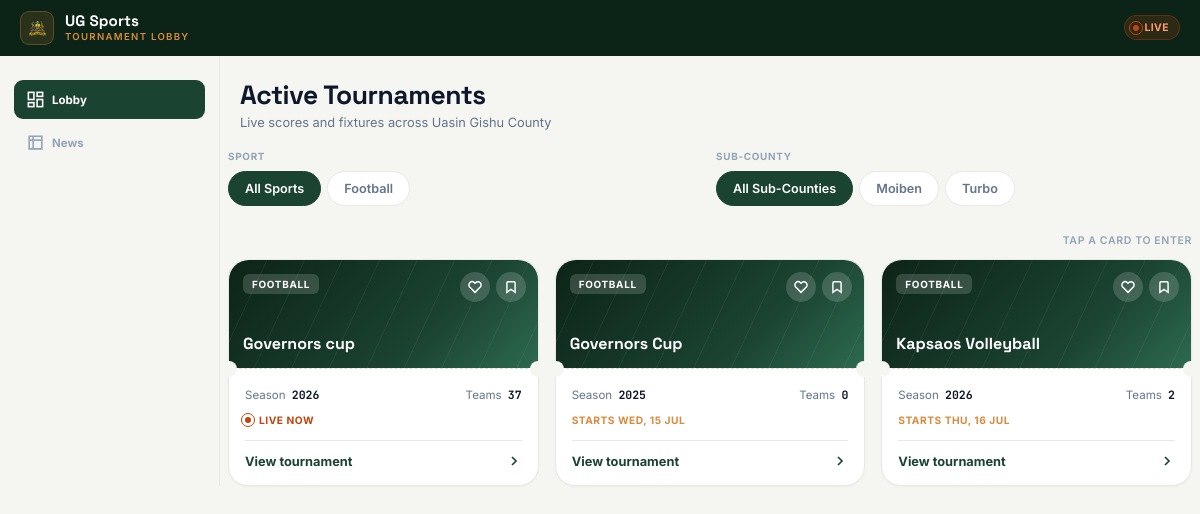
Before: /lobby/ with the older database file.
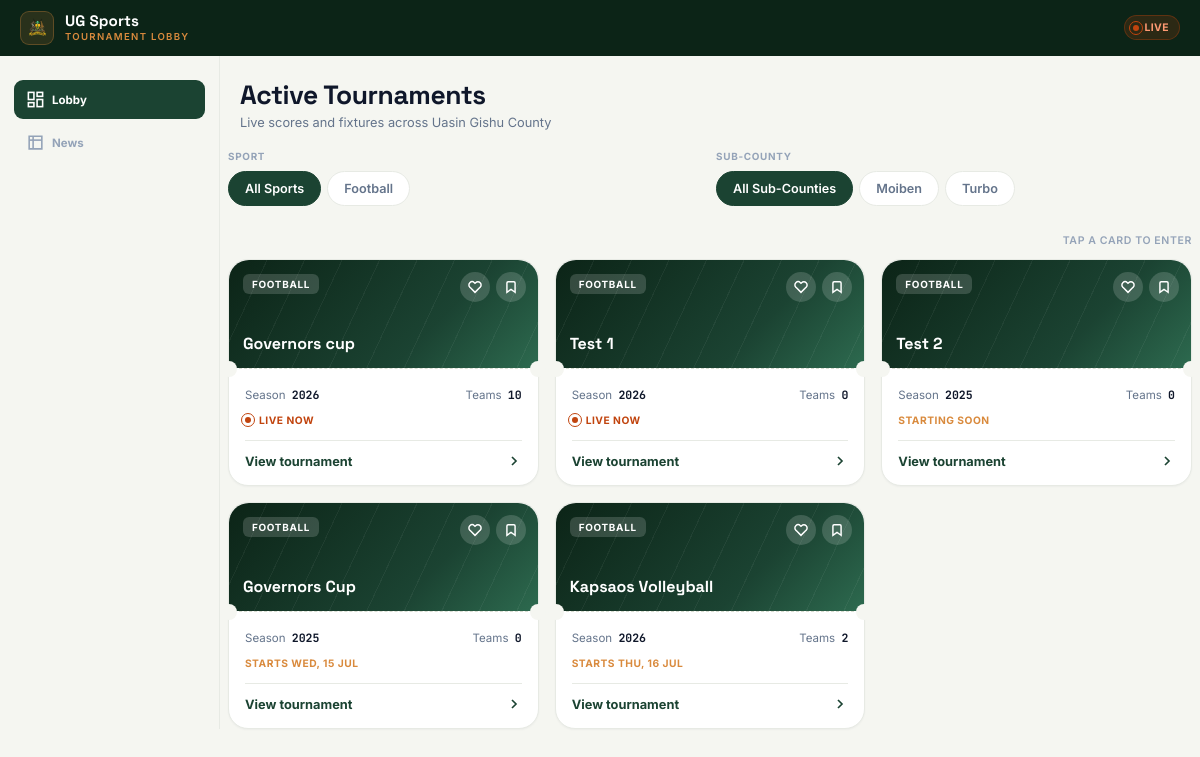
After: the same page with the newer database file.
### accounts/models.py (models this page shows, shortened)
class Sport(models.Model):
    name = models.CharField(max_length=60, unique=True)
    rules_summary = models.CharField(max_length=255, help_text="e.g. '11 vs 11, 2x45min halves'")
    players_per_side = models.PositiveSmallIntegerField(default=11)
    is_active = models.BooleanField(default=True)
    class Meta:
        ordering = ['name']

class SubCounty(models.Model):
    name = models.CharField(max_length=100, unique=True)
    created_at = models.DateTimeField(auto_now_add=True)
    class Meta:
        verbose_name_plural = "Sub-Counties"
        ordering = ['name']

class Tournament(models.Model):
    class Status(models.TextChoices):
        UPCOMING = 'upcoming', 'Upcoming'
        ONGOING = 'ongoing', 'Ongoing'
        COMPLETED = 'completed', 'Completed'
    name = models.CharField(max_length=150)
    season = models.CharField(max_length=20, help_text="e.g. '2026'")
    sports = models.ManyToManyField(Sport, related_name='tournaments')
    status = models.CharField(max_length=20, choices=Status.choices, default=Status.UPCOMING)
    ward = models.ForeignKey(
        Ward, on_delete=models.PROTECT, null=True, blank=True, related_name='Tournament'
    )
    sub_county = models.ForeignKey(
        SubCounty, on_delete=models.PROTECT, null=True, blank=True, related_name='Tournament'
    )
    start_date = models.DateField(null=True, blank=True)
    end_date = models.DateField(null=True, blank=True)
    created_by = models.ForeignKey(
        settings.AUTH_USER_MODEL, on_delete=models.SET_NULL, null=True,
        related_name='tournaments_created'
    )
    created_at = models.DateTimeField(auto_now_add=True)
    class Meta:
        ordering = ['-season', 'name']
        unique_together = ('name', 'season')

### client/views.py (the view)
# urls.py: path('lobby/', views.client_lobby, name='client_lobby'),
def client_lobby(request):
    tournaments = (
        Tournament.objects
        .filter(status__in=[Tournament.Status.ONGOING, Tournament.Status.UPCOMING])
        .prefetch_related('sports')
        .annotate(
            phase_count=Count('phases', distinct=True),
            team_count=Count('phases__entries', distinct=True),
        )
        .order_by('status', 'start_date')
    )
    news_posts = (
        NewsPost.objects
        .select_related('sub_county', 'author', 'phase', 'phase__tournament')
        .order_by('-published_at')[:20]
    )
    context = {
        'tournaments': tournaments,
        'sports': Sport.objects.filter(is_active=True).order_by('name'),
        'sub_counties': SubCounty.objects.order_by('name'),
        'news_posts': news_posts,
    }
    return render(request, 'client_lobby.html', context)

### accounts/models.py (called while the page is built)
    def display_author_name(self):
        if self.author:
            return self.author.get_full_name() or self.author.username
        return self.guest_name

### client/templates/client_lobby.html (shortened to what the changed rows need)
{% load static %}
<!DOCTYPE html>
<html lang="en">
<head>
</head>
<body>
<div class="header" id="app-header">
    <div class="header-row">
        <div class="brand">
            <div class="brand-title">
                <h1>UG Sports</h1>
            </div>
        </div>
    </div>
</div>
<div class="layout">
    <div class="content-col">
        <div class="page-intro" id="lobby-intro">
            <h2>Active Tournaments</h2>
        </div>
        <div class="filters" id="lobby-filters">
            <div class="chip-group">
                <div class="chip-row">
                    <div class="chip active" data-group="sport" data-value="all" onclick="chooseChip(this)">All Sports</div>
                    {% for sport in sports %}
                    <div class="chip" data-group="sport" data-value="{{ sport.pk }}" onclick="chooseChip(this)">{{ sport.name }}</div>
                    {% endfor %}
                </div>
            </div>
            <div class="chip-group">
                <div class="chip-row">
                    <div class="chip active" data-group="subcounty" data-value="all" onclick="chooseChip(this)">All Sub-Counties</div>
                    {% for sc in sub_counties %}
                    <div class="chip" data-group="subcounty" data-value="{{ sc.pk }}" onclick="chooseChip(this)">{{ sc.name }}</div>
                    {% endfor %}
                </div>
            </div>
        </div>
        <div class="main-content">
            <div id="ongoing-view" class="view active">
                <div class="card-grid" id="ongoing-grid">
                    {% for tournament in tournaments %}
                    <div class="card" data-id="tournament-{{ tournament.pk }}"
                         data-sport="{% for sport in tournament.sports.all %}{{ sport.pk }}{% if not forloop.last %},{% endif %}{% endfor %}"
                         data-subcounty="{{ tournament.sub_county_id|default:'' }}"
                         role="button" tabindex="0"
                         onclick="Shell.goto('tournament-{{ tournament.pk }}', '{% url 'client_dashboard' tournament.pk %}')"
                         onkeydown="if(event.key==='Enter'||event.key===' '){event.preventDefault();Shell.goto('tournament-{{ tournament.pk }}', '{% url 'client_dashboard' tournament.pk %}');}">
                        <div class="card-banner">
                            <span class="sport-tag">{% for sport in tournament.sports.all %}{{ sport.name }}{% if not forloop.last %} & {% endif %}{% endfor %}</span>
                            <div class="card-actions">
                                <button class="action-btn like-btn"
                                        onclick="toggleAction(event, this, 'like', 'tournament-{{ tournament.pk }}')">
                                    <svg viewBox="0 0 24 24">
                                        <path d="M20.84 4.61a5.5 5.5 0 0 0-7.78 0L12 5.67l-1.06-1.06a5.5 5.5 0 0 0-7.78 7.78l1.06 1.06L12 21.23l7.78-7.78 1.06-1.06a5.5 5.5 0 0 0 0-7.78z"/>
                                    </svg>
                                </button>
                                <button class="action-btn follow-btn"
                                        onclick="toggleAction(event, this, 'follow', 'tournament-{{ tournament.pk }}')">
                                    <svg viewBox="0 0 24 24">
                                        <path d="M19 21l-7-5-7 5V5a2 2 0 0 1 2-2h10a2 2 0 0 1 2 2z"/>
                                    </svg>
                                </button>
                            </div>
                            <h3 class="card-title">{{ tournament.name }}</h3>
                        </div>
                        <div class="card-body">
                            <div class="card-stats">
                                <span>Season <b>{{ tournament.season }}</b></span>
                                <span>Teams <b>{{ tournament.team_count }}</b></span>
                            </div>
                            {% if tournament.status == 'ongoing' %}
                            <div class="status live"><span class="status-dot"></span> Live now</div>
                            {% else %}
                            <div class="status upcoming">
                                {% if tournament.start_date %}Starts {{ tournament.start_date|date:"D, d M" }}{% else %}Starting soon{% endif %}
                            </div>
                            {% endif %}
                            <div class="card-cta">
                                <span>View tournament</span>
                                <svg viewBox="0 0 24 24"><path d="M9 6l6 6-6 6"/></svg>
                            </div>
                        </div>
                    </div>
                    {% endfor %}
                </div>
            </div>
        </div>
    </div>
</div>
</body>
</html>

Changed rows visible on the page:
computed for Tournament "Governors cup": team_count "37" → "10"
added Tournament: name "Test 1", season "2026", team_count "0", status "ongoing" (drawn), Sport (name "FOOTBALL")
added Tournament: name "Test 2", season "2025", team_count "0", status "STARTING SOON", Sport (name "FOOTBALL")
